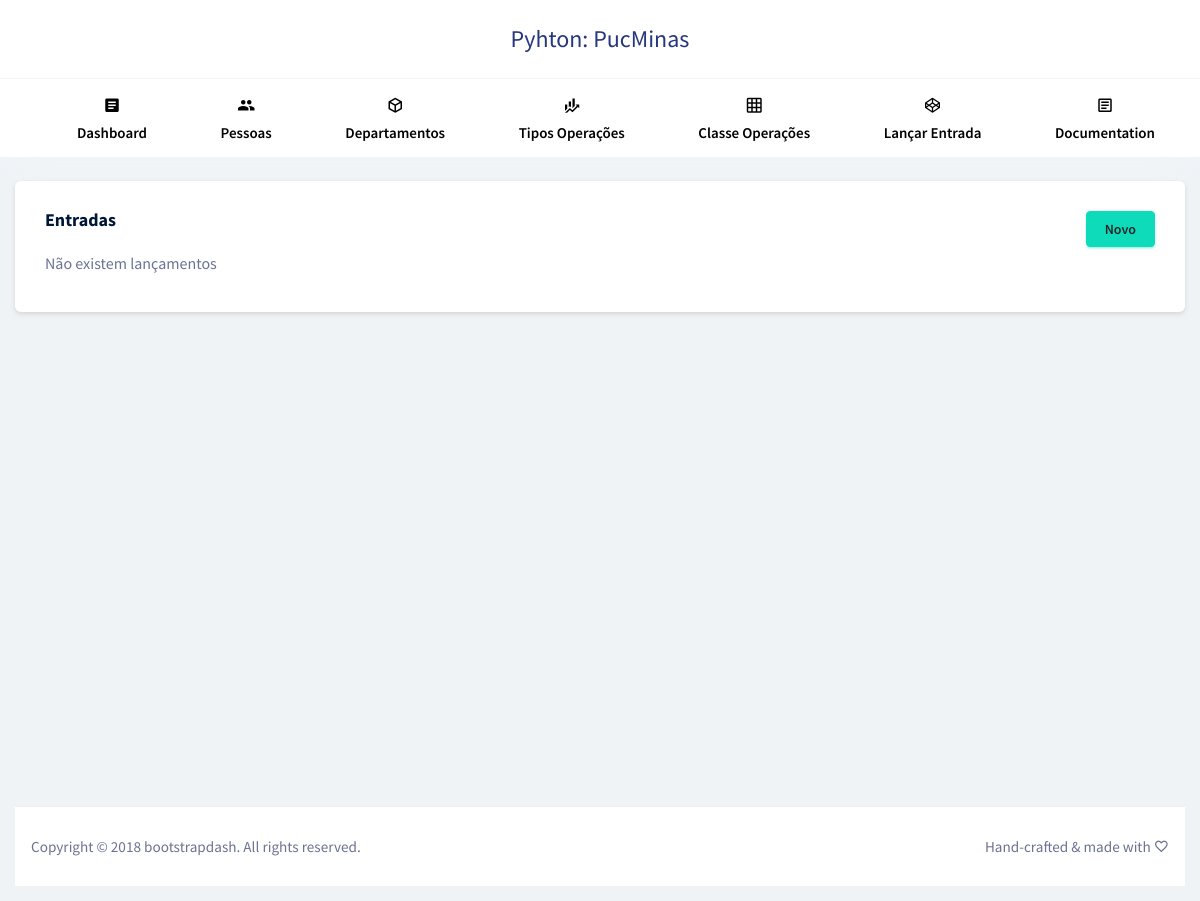
The app's page /operacao-financeira-entrada/, older data.
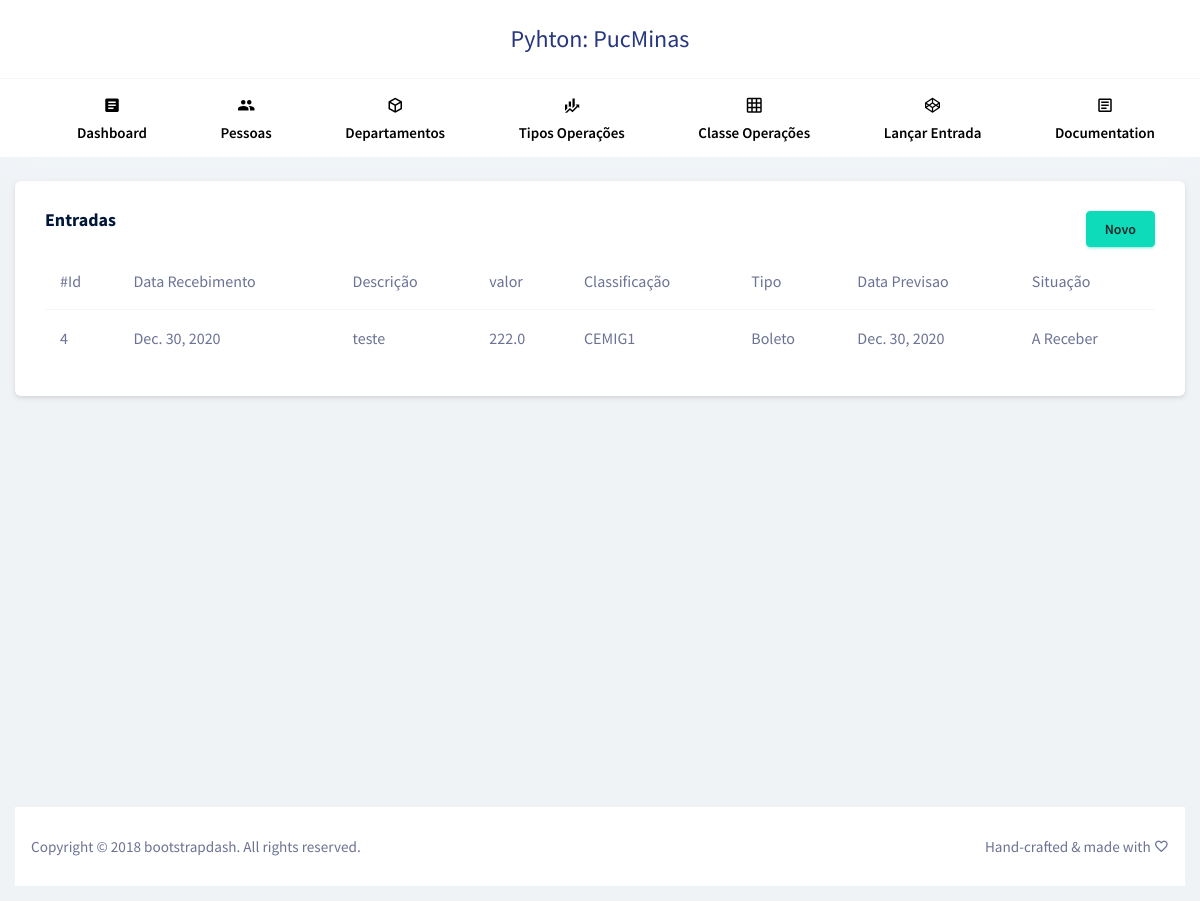
The same page, newer data.
### aplicacao/models/operacaoFinanceira.py (models this page shows, shortened)
class OperacaoFinanceira(models.Model):
    valor = models.FloatField(null=False)
    descricao = models.CharField(max_length=30)
    classificao_operacao = models.ForeignKey(
		ClassificacaoOperacao,
		on_delete=models.RESTRICT,
		null=True)
    tipo_operacao = models.ForeignKey(
		TipoOperacao,
		on_delete=models.RESTRICT,
		null=True)

class OperacaoFinanceiraEntrada(OperacaoFinanceira):
    data_previsao = models.DateField()
    data_recebimento = models.DateField()
    SITUACAO_CHOICES = [
		('1','Recebido'),
		('2','A Receber'),
	]
    situacao = models.CharField(
		max_length=2,
		choices=SITUACAO_CHOICES,
		default='1'
	)

class OperacaoFinanceira(models.Model):
    valor = models.FloatField(null=False)
    descricao = models.CharField(max_length=30)
    classificao_operacao = models.ForeignKey(
		ClassificacaoOperacao,
		on_delete=models.RESTRICT,
		null=True)
    tipo_operacao = models.ForeignKey(
		TipoOperacao,
		on_delete=models.RESTRICT,
		null=True)

### aplicacao/models/classificacaoOperacao.py (models this page shows)
class ClassificacaoOperacao(models.Model):
	nome = models.CharField(max_length=30)
	descricao = models.CharField(max_length=30)
	def __str__(self):
		return f"{self.nome}"

### aplicacao/models/tipoOperacao.py (models this page shows)
class TipoOperacao(models.Model):
	nome = models.CharField(max_length=30)
	descricao = models.CharField(max_length=30)
	def __str__(self):
		return f"{self.nome}"

### aplicacao/views/view_operacaoFinanceiraEntradas.py (the view)
def index(request):
    returnedObjects = OperacaoFinanceiraEntrada.objects.all().order_by('-id')
    dados = {"returnedObjectsList": returnedObjects}
    return render(request, "operacao-financeira-entrada/listar.html", dados)

### aplicacao/templates/operacao-financeira-entrada/listar.html
{% extends 'layout/app.html' %}
{% block xpto %}
<div class="row justify-content-md-center">
	<div class="col-12 grid-margin stretch-card">
		<div class="card">
			<div class="card-body">
				<div class="row">
					<div class="col-6"><h4 class="card-title">Entradas</h4></div>
					<div class="col-6" style="text-align:right"><a href="{% url 'operacao-financeira-entrada.create' %}" type="button" class="btn btn-success">Novo</a></div>
				</div>
				{% if returnedObjectsList %}
						<div class="table-responsive">
							<table class="table table-hover">
								<thead>
									<tr>
										<th>#Id</th>
										<th>Data Recebimento</th>
										<th>Descrição</th>
										<th>valor</th>
										<th>Classificação</th>
										<th>Tipo</th>
										<th>Data Previsao</th>
										<th>Situação</th>
									</tr>
								</thead>
								<tbody>
								{% for object in returnedObjectsList %}
									<tr style="cursor:pointer" onclick="window.location='{% url 'operacao-financeira-entrada.show' object.id %}'">
										<td>{{ object.id }}</td>
										<td>{{ object.data_recebimento }}</td>
										<td>{{ object.descricao }}</td>
										<td>{{ object.valor }}</td>
										<td>{{ object.classificao_operacao }}</td>
										<td>{{ object.tipo_operacao }}</td>
										<td>{{ object.data_previsao }}</td>
										<td>
											{% if object.situacao == '1' %}Recebido
											{% elif object.situacao == '2' %}A Receber
											{% else %} Não Indentificado
											{% endif %}
										</td>
									</tr>
								{% endfor %}
								</tbody>
							</table>
						</div>
				{% else %}
					<p>Não existem lançamentos</p>
				{% endif %}
			</div>
		</div>
	</div>
</div>
{% endblock %}

Row changes from the older to the newer data that the page shows:
added OperacaoFinanceiraEntrada: id "4", data_recebimento "Dec. 30, 2020", descricao "teste", valor "222.0", classificao_operacao "CEMIG1", tipo_operacao "Boleto", data_previsao "Dec. 30, 2020", situacao "A Receber"
Text that changed along with them:
text no longer shown: "Não existem lançamentos"
text now shown: "#Id Data Recebimento Descrição valor Classificação Tipo Data Previsao Situação"
